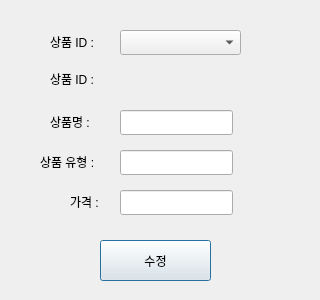
<?xml version="1.0" encoding="UTF-8"?>
<ui version="4.0">
 <class>Dialog</class>
 <widget class="QDialog" name="Dialog">
  <property name="geometry">
   <rect>
    <x>0</x>
    <y>0</y>
    <width>320</width>
    <height>300</height>
   </rect>
  </property>
  <property name="windowTitle">
   <string>Dialog</string>
  </property>
  <widget class="QLabel" name="label">
   <property name="geometry">
    <rect>
     <x>50</x>
     <y>70</y>
     <width>67</width>
     <height>17</height>
    </rect>
   </property>
   <property name="text">
    <string>상품 ID :</string>
   </property>
  </widget>
  <widget class="QLabel" name="lblProductID">
   <property name="geometry">
    <rect>
     <x>120</x>
     <y>70</y>
     <width>91</width>
     <height>17</height>
    </rect>
   </property>
   <property name="text">
    <string/>
   </property>
  </widget>
  <widget class="QLabel" name="label_2">
   <property name="geometry">
    <rect>
     <x>40</x>
     <y>153</y>
     <width>67</width>
     <height>17</height>
    </rect>
   </property>
   <property name="text">
    <string>상품 유형 :</string>
   </property>
  </widget>
  <widget class="QLineEdit" name="editCategory">
   <property name="geometry">
    <rect>
     <x>120</x>
     <y>150</y>
     <width>113</width>
     <height>25</height>
    </rect>
   </property>
  </widget>
  <widget class="QLabel" name="label_3">
   <property name="geometry">
    <rect>
     <x>50</x>
     <y>113</y>
     <width>67</width>
     <height>17</height>
    </rect>
   </property>
   <property name="text">
    <string>상품명 :</string>
   </property>
  </widget>
  <widget class="QComboBox" name="cbSectionID">
   <property name="geometry">
    <rect>
     <x>120</x>
     <y>30</y>
     <width>121</width>
     <height>25</height>
    </rect>
   </property>
  </widget>
  <widget class="QLabel" name="label_4">
   <property name="geometry">
    <rect>
     <x>70</x>
     <y>193</y>
     <width>51</width>
     <height>17</height>
    </rect>
   </property>
   <property name="text">
    <string>가격 : </string>
   </property>
  </widget>
  <widget class="QLineEdit" name="editPrice">
   <property name="geometry">
    <rect>
     <x>120</x>
     <y>190</y>
     <width>113</width>
     <height>25</height>
    </rect>
   </property>
  </widget>
  <widget class="QPushButton" name="btnModify">
   <property name="geometry">
    <rect>
     <x>100</x>
     <y>240</y>
     <width>111</width>
     <height>41</height>
    </rect>
   </property>
   <property name="text">
    <string>수정</string>
   </property>
  </widget>
  <widget class="QLineEdit" name="editProductName">
   <property name="geometry">
    <rect>
     <x>120</x>
     <y>110</y>
     <width>113</width>
     <height>25</height>
    </rect>
   </property>
  </widget>
  <widget class="QLabel" name="label_5">
   <property name="geometry">
    <rect>
     <x>50</x>
     <y>33</y>
     <width>67</width>
     <height>17</height>
    </rect>
   </property>
   <property name="text">
    <string>상품 ID :</string>
   </property>
  </widget>
 </widget>
 <resources/>
 <connections/>
</ui>
